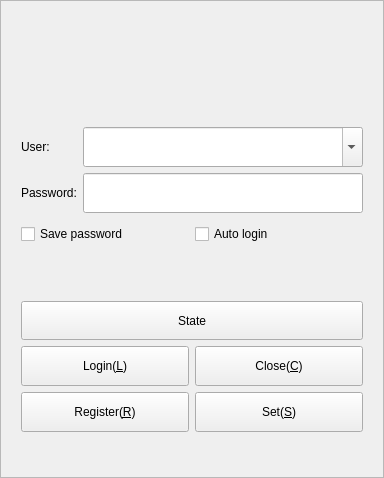
<?xml version="1.0" encoding="UTF-8"?>
<ui version="4.0">
 <class>CFrmLogin</class>
 <widget class="QFrame" name="CFrmLogin">
  <property name="geometry">
   <rect>
    <x>0</x>
    <y>0</y>
    <width>384</width>
    <height>478</height>
   </rect>
  </property>
  <property name="sizePolicy">
   <sizepolicy hsizetype="Preferred" vsizetype="Preferred">
    <horstretch>0</horstretch>
    <verstretch>0</verstretch>
   </sizepolicy>
  </property>
  <property name="windowTitle">
   <string>Login</string>
  </property>
  <property name="windowIcon">
   <iconset resource="../../Resource/Resource.qrc">
    <normaloff>:/icon/AppIcon</normaloff>:/icon/AppIcon</iconset>
  </property>
  <property name="layoutDirection">
   <enum>Qt::LeftToRight</enum>
  </property>
  <property name="frameShape">
   <enum>QFrame::StyledPanel</enum>
  </property>
  <property name="frameShadow">
   <enum>QFrame::Raised</enum>
  </property>
  <layout class="QGridLayout" name="gridLayout_2">
   <item row="0" column="0">
    <widget class="QLabel" name="label_4">
     <property name="sizePolicy">
      <sizepolicy hsizetype="Preferred" vsizetype="Fixed">
       <horstretch>0</horstretch>
       <verstretch>0</verstretch>
      </sizepolicy>
     </property>
     <property name="minimumSize">
      <size>
       <width>50</width>
       <height>50</height>
      </size>
     </property>
     <property name="maximumSize">
      <size>
       <width>116999</width>
       <height>50</height>
      </size>
     </property>
     <property name="text">
      <string/>
     </property>
     <property name="pixmap">
      <pixmap resource="../../Resource/Resource.qrc">:/icon/AppIcon</pixmap>
     </property>
     <property name="scaledContents">
      <bool>false</bool>
     </property>
     <property name="alignment">
      <set>Qt::AlignCenter</set>
     </property>
    </widget>
   </item>
   <item row="1" column="0">
    <widget class="QWidget" name="widget" native="true">
     <property name="sizePolicy">
      <sizepolicy hsizetype="Minimum" vsizetype="Fixed">
       <horstretch>0</horstretch>
       <verstretch>0</verstretch>
      </sizepolicy>
     </property>
     <property name="minimumSize">
      <size>
       <width>0</width>
       <height>323</height>
      </size>
     </property>
     <property name="maximumSize">
      <size>
       <width>16777215</width>
       <height>323</height>
      </size>
     </property>
     <layout class="QGridLayout" name="gridLayout">
      <item row="0" column="0">
       <widget class="QLabel" name="label_3">
        <property name="sizePolicy">
         <sizepolicy hsizetype="Preferred" vsizetype="Fixed">
          <horstretch>0</horstretch>
          <verstretch>0</verstretch>
         </sizepolicy>
        </property>
        <property name="minimumSize">
         <size>
          <width>0</width>
          <height>40</height>
         </size>
        </property>
        <property name="maximumSize">
         <size>
          <width>16777215</width>
          <height>40</height>
         </size>
        </property>
        <property name="text">
         <string>User:</string>
        </property>
       </widget>
      </item>
      <item row="0" column="1">
       <widget class="QComboBox" name="cmbUser">
        <property name="minimumSize">
         <size>
          <width>0</width>
          <height>40</height>
         </size>
        </property>
        <property name="maximumSize">
         <size>
          <width>16777215</width>
          <height>40</height>
         </size>
        </property>
        <property name="editable">
         <bool>true</bool>
        </property>
       </widget>
      </item>
      <item row="1" column="0">
       <widget class="QLabel" name="label_2">
        <property name="sizePolicy">
         <sizepolicy hsizetype="Preferred" vsizetype="Fixed">
          <horstretch>0</horstretch>
          <verstretch>0</verstretch>
         </sizepolicy>
        </property>
        <property name="minimumSize">
         <size>
          <width>0</width>
          <height>40</height>
         </size>
        </property>
        <property name="maximumSize">
         <size>
          <width>16777215</width>
          <height>40</height>
         </size>
        </property>
        <property name="text">
         <string>Password:</string>
        </property>
       </widget>
      </item>
      <item row="1" column="1">
       <widget class="QLineEdit" name="lnPassword">
        <property name="minimumSize">
         <size>
          <width>0</width>
          <height>40</height>
         </size>
        </property>
        <property name="maximumSize">
         <size>
          <width>16777215</width>
          <height>40</height>
         </size>
        </property>
        <property name="echoMode">
         <enum>QLineEdit::Password</enum>
        </property>
       </widget>
      </item>
      <item row="2" column="0" colspan="2">
       <layout class="QHBoxLayout" name="horizontalLayout_2">
        <item>
         <widget class="QCheckBox" name="chkSave">
          <property name="sizePolicy">
           <sizepolicy hsizetype="Preferred" vsizetype="Fixed">
            <horstretch>0</horstretch>
            <verstretch>0</verstretch>
           </sizepolicy>
          </property>
          <property name="minimumSize">
           <size>
            <width>90</width>
            <height>30</height>
           </size>
          </property>
          <property name="maximumSize">
           <size>
            <width>16777215</width>
            <height>30</height>
           </size>
          </property>
          <property name="text">
           <string>Save password</string>
          </property>
         </widget>
        </item>
        <item>
         <widget class="QCheckBox" name="chkLogin">
          <property name="sizePolicy">
           <sizepolicy hsizetype="Preferred" vsizetype="Fixed">
            <horstretch>0</horstretch>
            <verstretch>0</verstretch>
           </sizepolicy>
          </property>
          <property name="minimumSize">
           <size>
            <width>90</width>
            <height>30</height>
           </size>
          </property>
          <property name="maximumSize">
           <size>
            <width>16777215</width>
            <height>30</height>
           </size>
          </property>
          <property name="text">
           <string>Auto login</string>
          </property>
         </widget>
        </item>
       </layout>
      </item>
      <item row="3" column="0" colspan="2">
       <widget class="QLabel" name="lbePrompt">
        <property name="enabled">
         <bool>true</bool>
        </property>
        <property name="sizePolicy">
         <sizepolicy hsizetype="Preferred" vsizetype="Preferred">
          <horstretch>0</horstretch>
          <verstretch>0</verstretch>
         </sizepolicy>
        </property>
        <property name="minimumSize">
         <size>
          <width>0</width>
          <height>35</height>
         </size>
        </property>
        <property name="maximumSize">
         <size>
          <width>16777215</width>
          <height>16777215</height>
         </size>
        </property>
        <property name="text">
         <string/>
        </property>
        <property name="alignment">
         <set>Qt::AlignCenter</set>
        </property>
       </widget>
      </item>
      <item row="4" column="0" colspan="2">
       <widget class="QPushButton" name="pbState">
        <property name="sizePolicy">
         <sizepolicy hsizetype="Preferred" vsizetype="Preferred">
          <horstretch>0</horstretch>
          <verstretch>0</verstretch>
         </sizepolicy>
        </property>
        <property name="minimumSize">
         <size>
          <width>0</width>
          <height>0</height>
         </size>
        </property>
        <property name="maximumSize">
         <size>
          <width>16777215</width>
          <height>16777215</height>
         </size>
        </property>
        <property name="text">
         <string>State</string>
        </property>
        <property name="autoDefault">
         <bool>true</bool>
        </property>
        <property name="default">
         <bool>false</bool>
        </property>
        <property name="flat">
         <bool>false</bool>
        </property>
       </widget>
      </item>
      <item row="5" column="0" colspan="2">
       <layout class="QHBoxLayout" name="horizontalLayout">
        <item>
         <widget class="QPushButton" name="pbOk">
          <property name="minimumSize">
           <size>
            <width>80</width>
            <height>40</height>
           </size>
          </property>
          <property name="maximumSize">
           <size>
            <width>16777215</width>
            <height>40</height>
           </size>
          </property>
          <property name="toolTip">
           <string>Login</string>
          </property>
          <property name="text">
           <string>Login(&amp;L)</string>
          </property>
          <property name="icon">
           <iconset resource="../../Resource/Resource.qrc">
            <normaloff>:/icon/Login</normaloff>:/icon/Login</iconset>
          </property>
          <property name="autoDefault">
           <bool>true</bool>
          </property>
          <property name="default">
           <bool>false</bool>
          </property>
         </widget>
        </item>
        <item>
         <widget class="QPushButton" name="pbClose">
          <property name="minimumSize">
           <size>
            <width>80</width>
            <height>40</height>
           </size>
          </property>
          <property name="maximumSize">
           <size>
            <width>16777215</width>
            <height>40</height>
           </size>
          </property>
          <property name="toolTip">
           <string>Close</string>
          </property>
          <property name="text">
           <string>Close(&amp;C)</string>
          </property>
          <property name="icon">
           <iconset resource="../../Resource/Resource.qrc">
            <normaloff>:/icon/Close</normaloff>:/icon/Close</iconset>
          </property>
          <property name="autoDefault">
           <bool>true</bool>
          </property>
          <property name="default">
           <bool>false</bool>
          </property>
         </widget>
        </item>
       </layout>
      </item>
      <item row="6" column="0" colspan="2">
       <layout class="QHBoxLayout" name="horizontalLayout_3">
        <item>
         <widget class="QPushButton" name="pbRegitster">
          <property name="sizePolicy">
           <sizepolicy hsizetype="Minimum" vsizetype="Fixed">
            <horstretch>0</horstretch>
            <verstretch>0</verstretch>
           </sizepolicy>
          </property>
          <property name="minimumSize">
           <size>
            <width>80</width>
            <height>40</height>
           </size>
          </property>
          <property name="maximumSize">
           <size>
            <width>1677251</width>
            <height>40</height>
           </size>
          </property>
          <property name="toolTip">
           <string>Register new account</string>
          </property>
          <property name="text">
           <string>Register(&amp;R)</string>
          </property>
          <property name="icon">
           <iconset resource="../../Resource/Resource.qrc">
            <normaloff>:/icon/AddAccount</normaloff>:/icon/AddAccount</iconset>
          </property>
          <property name="autoDefault">
           <bool>true</bool>
          </property>
          <property name="default">
           <bool>false</bool>
          </property>
         </widget>
        </item>
        <item>
         <widget class="QPushButton" name="pbSet">
          <property name="minimumSize">
           <size>
            <width>80</width>
            <height>40</height>
           </size>
          </property>
          <property name="maximumSize">
           <size>
            <width>16777215</width>
            <height>40</height>
           </size>
          </property>
          <property name="toolTip">
           <string>Set Server</string>
          </property>
          <property name="text">
           <string>Set(&amp;S)</string>
          </property>
          <property name="icon">
           <iconset resource="../../Resource/Resource.qrc">
            <normaloff>:/icon/Options</normaloff>:/icon/Options</iconset>
          </property>
         </widget>
        </item>
       </layout>
      </item>
     </layout>
    </widget>
   </item>
  </layout>
 </widget>
 <tabstops>
  <tabstop>lnPassword</tabstop>
  <tabstop>chkSave</tabstop>
  <tabstop>chkLogin</tabstop>
  <tabstop>pbOk</tabstop>
  <tabstop>pbClose</tabstop>
  <tabstop>pbRegitster</tabstop>
 </tabstops>
 <resources>
  <include location="../../Resource/Resource.qrc"/>
 </resources>
 <connections/>
</ui>
